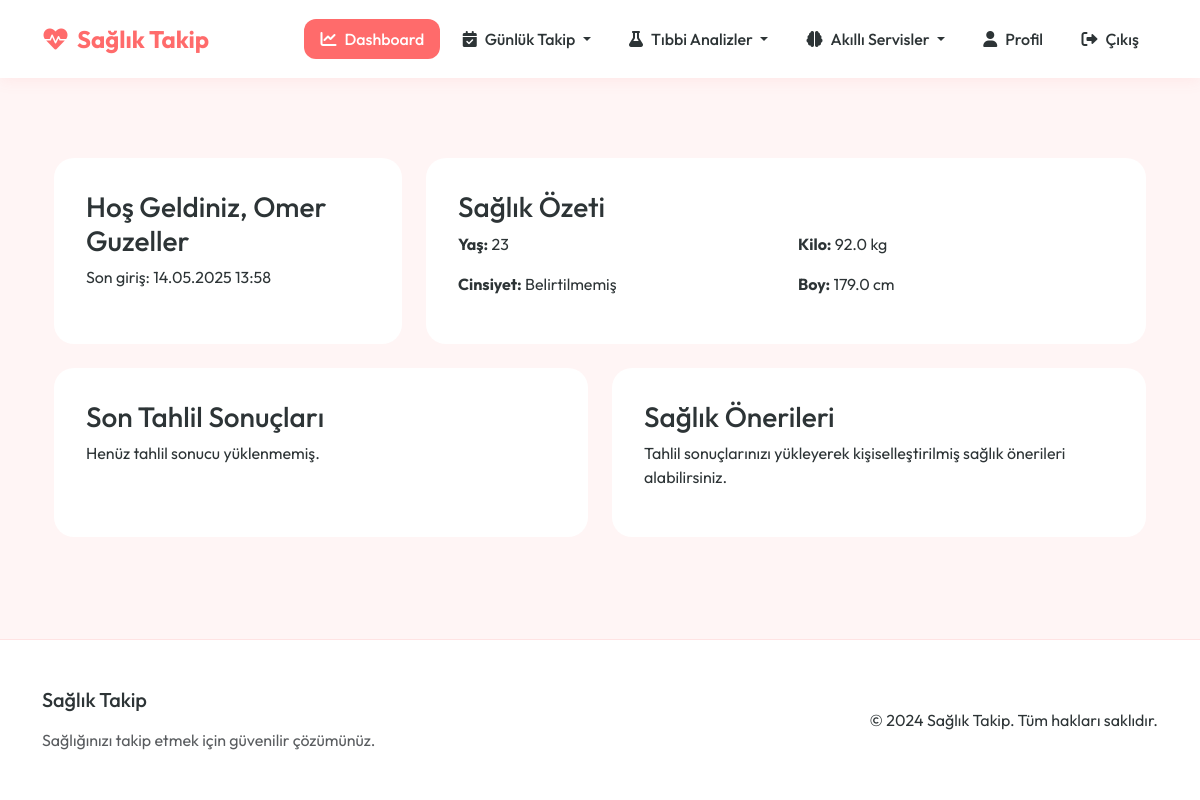
/dashboard (signed in), run on an earlier commit of the app's database.
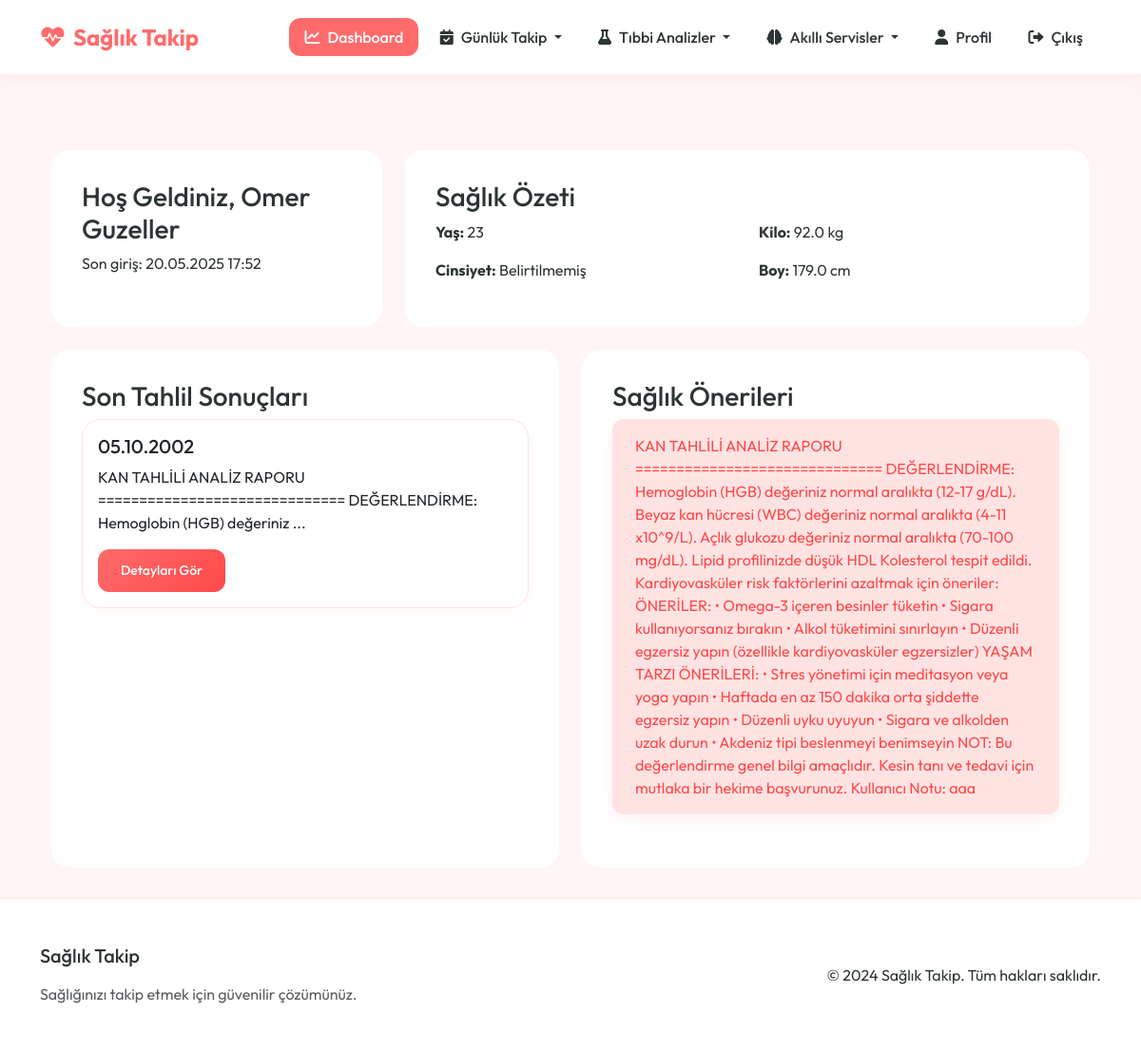
And on a later commit of the database.
### app.py (models this page shows, shortened)
class User(UserMixin, db.Model):
    id = db.Column(db.Integer, primary_key=True)
    email = db.Column(db.String(120), unique=True, nullable=False)
    password_hash = db.Column(db.String(128))
    name = db.Column(db.String(100))
    age = db.Column(db.Integer)
    gender = db.Column(db.String(10))
    weight = db.Column(db.Float)
    height = db.Column(db.Float)
    activity_level = db.Column(db.String(20))  # Sedentary, Lightly Active, Moderately Active, Very Active, Extra Active
    goal = db.Column(db.String(20))  # Lose Weight, Maintain, Gain Weight
    last_login = db.Column(db.DateTime, nullable=True)
    created_at = db.Column(db.DateTime, default=datetime.utcnow)
    test_results = db.relationship('TestResult', backref='user', lazy=True)
    meals = db.relationship('Meal', backref='user', lazy=True)

class TestResult(db.Model):
    id = db.Column(db.Integer, primary_key=True)
    user_id = db.Column(db.Integer, db.ForeignKey('user.id'), nullable=False)
    date = db.Column(db.DateTime, nullable=False, default=datetime.utcnow)
    pdf_path = db.Column(db.String(200))
    results_data = db.Column(db.JSON)
    recommendations = db.Column(db.Text)

### app.py (the view)
@app.route('/dashboard')
@login_required
def dashboard():
    return render_template('main/dashboard.html')

### app.py (called while the page is built)
@login_manager.user_loader
def load_user(user_id):
    return User.query.get(int(user_id))

### health_app/templates/main/dashboard.html (shortened to what this page needs)
{% extends "base.html" %}
{% block content %}
<div class="container mt-5">
    <div class="row">
        <div class="col-md-4">
            <div class="dashboard-card">
                <h3>Hoş Geldiniz, {{ current_user.name }}</h3>
                <p>Son giriş: {{ current_user.last_login.strftime('%d.%m.%Y %H:%M') if current_user.last_login else 'İlk giriş' }}</p>
            </div>
        </div>
        <div class="col-md-8">
            <div class="dashboard-card">
                <h3>Sağlık Özeti</h3>
                <div class="row">
                    <div class="col-md-6">
                        <p><strong>Yaş:</strong> {{ current_user.age or 'Belirtilmemiş' }}</p>
                        <p><strong>Cinsiyet:</strong> {{ current_user.gender or 'Belirtilmemiş' }}</p>
                    </div>
                    <div class="col-md-6">
                        <p><strong>Kilo:</strong> {{ current_user.weight or 'Belirtilmemiş' }} kg</p>
                        <p><strong>Boy:</strong> {{ current_user.height or 'Belirtilmemiş' }} cm</p>
                    </div>
                </div>
            </div>
        </div>
    </div>
    <div class="row mt-4">
        <div class="col-md-6">
            <div class="dashboard-card">
                <h3>Son Tahlil Sonuçları</h3>
                {% if current_user.test_results %}
                    {% for result in current_user.test_results[-3:] %}
                        <div class="card mb-3">
                            <div class="card-body">
                                <h5 class="card-title">{{ result.date.strftime('%d.%m.%Y') }}</h5>
                                <p class="card-text">
                                    {% if result.recommendations %}
                                        {{ result.recommendations[:100] }}...
                                    {% else %}
                                        Henüz analiz edilmedi
                                    {% endif %}
                                </p>
                                <a href="{{ url_for('blood_test_detail', test_id=result.id) }}" class="btn btn-primary btn-sm">Detayları Gör</a>
                            </div>
                        </div>
                    {% endfor %}
                {% else %}
                    <p>Henüz tahlil sonucu yüklenmemiş.</p>
                {% endif %}
            </div>
        </div>
        <div class="col-md-6">
            <div class="dashboard-card">
                <h3>Sağlık Önerileri</h3>
                {% if current_user.test_results and current_user.test_results[-1].recommendations %}
                    <div class="alert alert-info">
                        {{ current_user.test_results[-1].recommendations }}
                    </div>
                {% else %}
                    <p>Tahlil sonuçlarınızı yükleyerek kişiselleştirilmiş sağlık önerileri alabilirsiniz.</p>
                {% endif %}
            </div>
        </div>
    </div>
</div>
{% endblock %}

### health_app/templates/base.html (shortened to what this page needs)
<!DOCTYPE html>
<html lang="tr">
<head>
    <link href="https://cdn.jsdelivr.net/npm/bootstrap@5.3.0/dist/css/bootstrap.min.css" rel="stylesheet">
    <link href="https://cdnjs.cloudflare.com/ajax/libs/font-awesome/6.0.0/css/all.min.css" rel="stylesheet">
    <link rel="stylesheet" href="https://cdnjs.cloudflare.com/ajax/libs/animate.css/4.1.1/animate.min.css">
</head>
<body>
    <nav class="navbar navbar-expand-lg">
        <div class="container">
            <a class="navbar-brand" href="{{ url_for('index') }}">
                <i class="fas fa-heartbeat me-2"></i>Sağlık Takip
            </a>
            <div class="collapse navbar-collapse" id="navbarNav">
                <ul class="navbar-nav ms-auto">
                    {% if current_user.is_authenticated %}
                        <li class="nav-item">
                            <a class="nav-link {% if request.endpoint == 'dashboard' %}active{% endif %}" href="{{ url_for('dashboard') }}">
                                <i class="fas fa-chart-line me-2"></i>Dashboard
                            </a>
                        </li>
                        <li class="nav-item dropdown">
                            <a class="nav-link dropdown-toggle " href="#" id="dailyTrackingDropdown" role="button" data-bs-toggle="dropdown" aria-expanded="false">
                                <i class="fas fa-calendar-check me-2"></i>Günlük Takip
                            </a>
                        </li>
                        <li class="nav-item dropdown">
                            <a class="nav-link dropdown-toggle " href="#" id="medicalAnalysisDropdown" role="button" data-bs-toggle="dropdown" aria-expanded="false">
                                <i class="fas fa-flask me-2"></i>Tıbbi Analizler
                            </a>
                        </li>
                        <li class="nav-item dropdown">
                            <a class="nav-link dropdown-toggle " href="#" id="smartServicesDropdown" role="button" data-bs-toggle="dropdown" aria-expanded="false">
                                <i class="fas fa-brain me-2"></i>Akıllı Servisler
                            </a>
                        </li>
                        <li class="nav-item">
                            <a class="nav-link {% if request.endpoint == 'profile' %}active{% endif %}" href="{{ url_for('profile') }}">
                                <i class="fas fa-user me-2"></i>Profil
                            </a>
                        </li>
                        <li class="nav-item">
                            <a class="nav-link" href="{{ url_for('logout') }}">
                                <i class="fas fa-sign-out-alt me-2"></i>Çıkış
                            </a>
                        </li>
                    {% endif %}
                </ul>
            </div>
        </div>
    </nav>
    <main class="main-content">
        <div class="container">
            {% block content %}{% endblock %}
        </div>
    </main>
    <footer class="footer">
        <div class="container">
            <div class="row align-items-center">
                <div class="col-md-6">
                    <h5 class="mb-3">Sağlık Takip</h5>
                    <p class="text-muted mb-0">Sağlığınızı takip etmek için güvenilir çözümünüz.</p>
                </div>
                <div class="col-md-6 text-md-end">
                    <p class="mb-0">&copy; 2024 Sağlık Takip. Tüm hakları saklıdır.</p>
                </div>
            </div>
        </div>
    </footer>
</body>
</html>

### health_app/templates/base.html (style rules this page uses)
:root { --primary-color: #FF6B6B !important; --primary-light: #FFE3E3 !important; --primary-dark: #FF4949 !important; --secondary-color: #4ECDC4 !important; --accent-color: #FF8B8B !important; --background-color: #FFF5F5 !important; --text-color: #2D3436 !important; --card-bg: #FFFFFF !important; --border-color: #FFE3E3 !important; }
body { font-family: 'Outfit', sans-serif !important; background-color: var(--background-color) !important; color: var(--text-color) !important; min-height: 100vh; display: flex; flex-direction: column; }
.navbar { background: var(--card-bg) !important; box-shadow: 0 2px 15px rgba(255, 107, 107, 0.1) !important; padding: 1rem 0; position: sticky; top: 0; z-index: 1000; backdrop-filter: blur(10px); -webkit-backdrop-filter: blur(10px); }
.navbar-brand { font-weight: 700 !important; color: var(--primary-color) !important; font-size: 1.5rem; transition: all 0.3s ease; }
.nav-link { color: var(--text-color) !important; font-weight: 500; padding: 0.5rem 1rem !important; border-radius: 12px; transition: all 0.3s ease; margin: 0 0.2rem; }
.nav-link.active { background-color: var(--primary-color) !important; color: white !important; }
.main-content { flex: 1; padding: 2rem 0; }
.card { background: var(--card-bg); border: 1px solid var(--border-color); border-radius: 20px; box-shadow: 0 4px 20px rgba(255, 107, 107, 0.05); transition: all 0.3s cubic-bezier(0.4, 0, 0.2, 1); overflow: hidden; }
.btn { padding: 0.75rem 1.5rem; font-weight: 500; border-radius: 12px; transition: all 0.3s cubic-bezier(0.4, 0, 0.2, 1); position: relative; overflow: hidden; }
.btn::after { content: ''; position: absolute; top: 50%; left: 50%; width: 0; height: 0; background: rgba(255, 255, 255, 0.2); border-radius: 50%; transform: translate(-50%, -50%); transition: width 0.6s ease, height 0.6s ease; }
.btn-primary { background: linear-gradient(135deg, var(--primary-color), var(--primary-dark)) !important; border: none !important; }
.alert { border: none; border-radius: 12px; padding: 1rem 1.5rem; margin-bottom: 1.5rem; box-shadow: 0 4px 15px rgba(255, 107, 107, 0.1); animation: slideInDown 0.5s ease; }
.alert-info { background-color: var(--primary-light) !important; color: var(--primary-dark) !important; }
.footer { background: var(--card-bg); border-top: 1px solid var(--border-color); padding: 3rem 0; margin-top: auto; }
.dashboard-card { background: var(--card-bg); border-radius: 20px; padding: 2rem; height: 100%; transition: all 0.3s cubic-bezier(0.4, 0, 0.2, 1); }

What changed in the data, as far as the page shows it:
changed User "Omer Guzeller": last_login "14.05.2025 13:58" → "20.05.2025 17:52"
added TestResult: date "05.10.2002", recommendations "KAN TAHLİLİ ANALİZ RAPORU ============================== DEĞERLENDİRME: Hemoglobin (HGB) değeriniz", recommendations "KAN TAHLİLİ ANALİZ RAPORU ============================== DEĞERLENDİRME: Hemoglobin (HGB) değeriniz normal aralıkta (12-17 g/dL). Beyaz kan hücresi (WBC) değeriniz normal aralıkta (4-11 x10^9/L). Açlık glukozu değeriniz normal aralıkta (70-100 mg/dL). Lipid profilinizde düşük HDL Kolesterol tespit edildi. Kardiyovasküler risk faktörlerini azaltmak için öneriler: ÖNERİLER: • Omega-3 içeren besinler tüketin • Sigara kullanıyorsanız bırakın • Alkol tüketimini sınırlayın • Düzenli egzersiz yapın (özellikle kardiyovasküler egzersizler) YAŞAM TARZI ÖNERİLERİ: • Stres yönetimi için meditasyon veya yoga yapın • Haftada en az 150 dakika orta şiddette egzersiz yapın • Düzenli uyku uyuyun • Sigara ve…"
Also different on the page:
text no longer shown: "Henüz tahlil sonucu yüklenmemiş. Tahlil sonuçlarınızı yükleyerek kişiselleştirilmiş sağlık önerileri alabilirsiniz."
